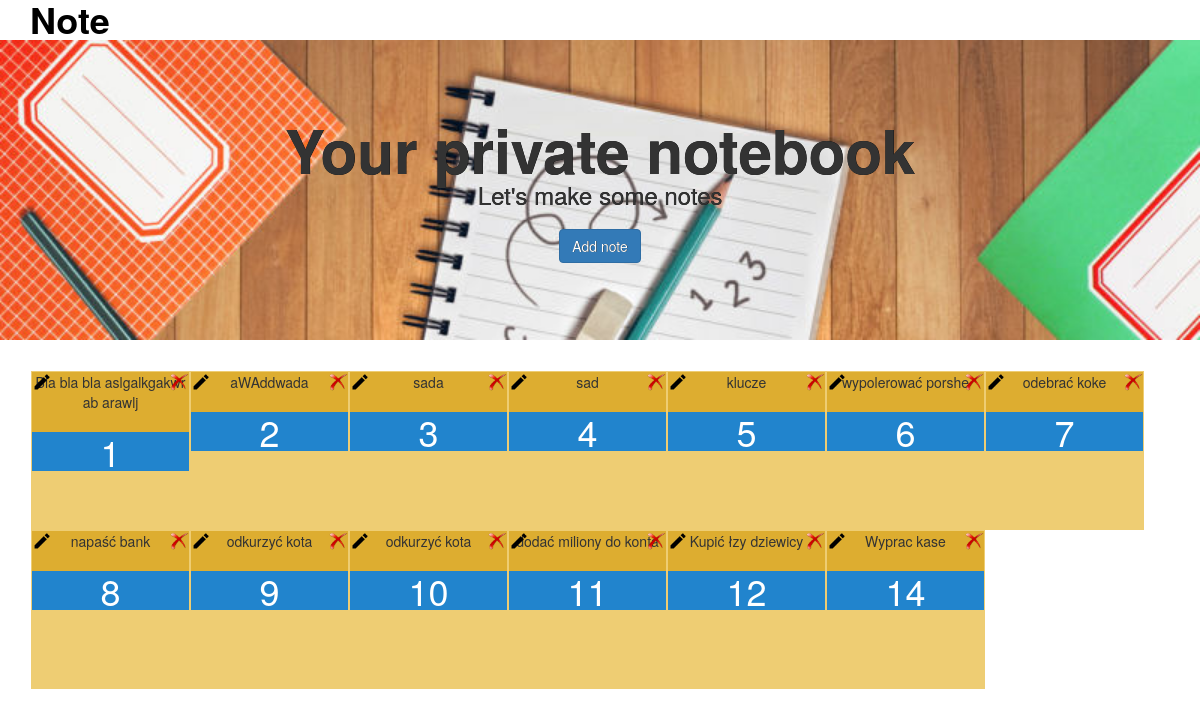
The app's page /, older data.
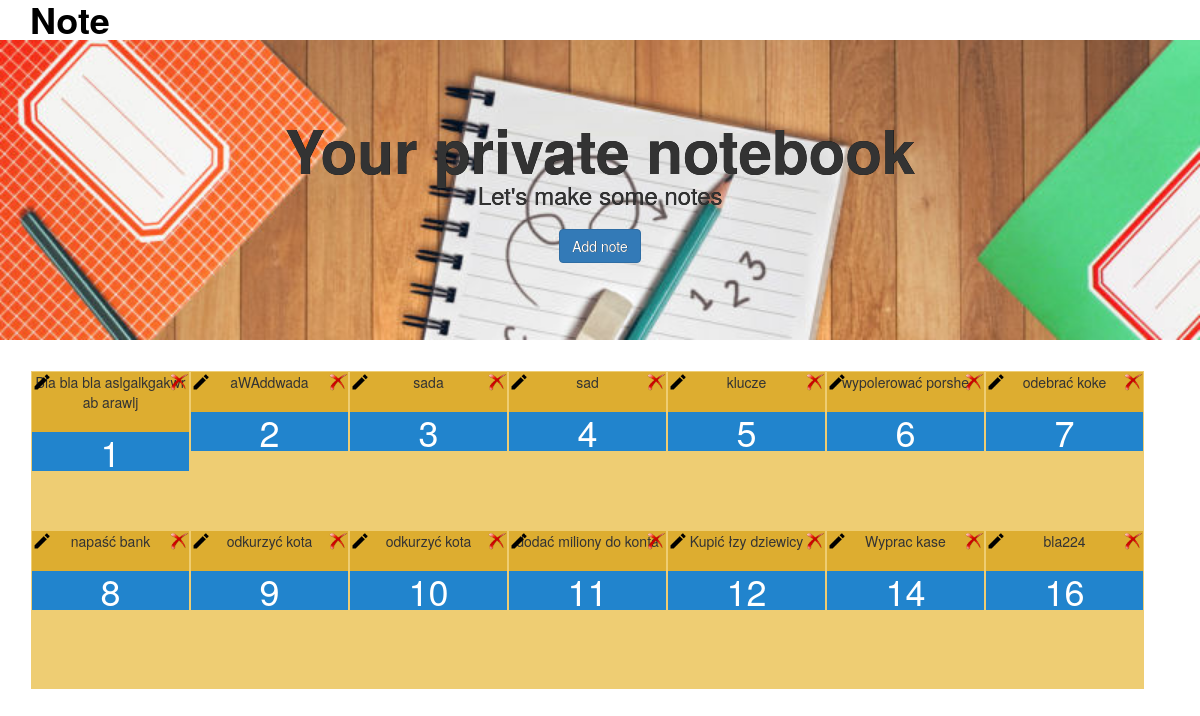
The same page, newer data.
### notes/models.py (models this page shows, shortened)
class Note(models.Model):
    text = models.TextField(max_length=120)
    created = models.DateTimeField(auto_now_add=True)

### notes/views.py (the view)
# urls.py: url(r'^$', HomeView.as_view(), name='home'),
class HomeView(View):
    def get(self, request):
        notes = Note.objects.all()
        ctx = {"notes": notes}
        return render(request, "note.html", ctx)

### notes/templates/note.html (shortened to what this page needs)
{% extends 'base.html' %}
{% block content %}
        <section class="container">
            <ul id="sortable">
                {% for note in notes %}
                <li class="ui-state-default">
                    <div class="topcorner">
                        <a href="/update_note/{{ note.id }}">
                            <img src="static/image/edit.png" class ="left-corn"/>
                        </a>
                        <a href="/del_note/{{ note.id }}">
                            <img src="static/image/del.png" class ="ribbon"/>
                        </a>
                    </div>
                    <div class="flip">
                        <div class="front">
                            {{ note.text }}
                        </div>
                        <div class="back">
                            <h1>{{ note.id }}</h1>
                        </div>
                    </div>
                </li>
                {% endfor %}
            </ul>
        </section>
{% endblock %}

Row changes from the older to the newer data that the page shows:
added Note: text "bla224", id "16"
